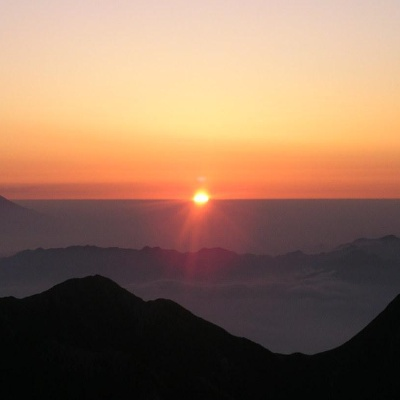
#> input picture paletteNet/datasets/refined_img/img_4299.jpg, 400 x 400 px; its folder holds only this picture in this run
$ jupyter execute 02_imgtopalette.ipynb
#> lines starting #> are read from the running program, lines starting #| are printed output that depends on the picture
[cell 1]
srcimgfolder="./datasets/refined_img/"

[cell 2]
import cv2
import os
import pandas as pd
import numpy as np

# 폴더 경로 설정
folder_path = srcimgfolder


# RGB 색상 값을 16진수 색상 코드로 변환하는 함수
def rgb_to_hex(rgb):
    hex_code = "#{:02x}{:02x}{:02x}".format(int(rgb[0]), int(rgb[1]), int(rgb[2]))
    return hex_code

# 이미지에서 색상정보 추출 함수
def extract_colors(image, num_colors):
    # BGR 이미지를 RGB로 변환
    rgb_image = cv2.cvtColor(image, cv2.COLOR_BGR2RGB)
    # 이미지를 1차원 배열로 변환
    pixels = rgb_image.reshape(-1, 3)
    # K-means 알고리즘을 사용하여 주요 색상 클러스터링
    criteria = (cv2.TERM_CRITERIA_EPS + cv2.TERM_CRITERIA_MAX_ITER, 10, 1.0)
    _, labels, centers = cv2.kmeans(pixels.astype(np.float32), num_colors, None, criteria, 10, cv2.KMEANS_RANDOM_CENTERS)
    # 추출된 색상 정보를 16진수 색상 코드로 변환
    hex_colors = [rgb_to_hex(color) for color in centers]
    return hex_colors

# 데이터프레임 생성을 위한 빈 리스트 생성
data = []

# 폴더 내 이미지 파일 순회
for filename in os.listdir(folder_path):
    if filename.endswith(".jpg") or filename.endswith(".png"):

        image_path = os.path.join(folder_path, filename)
        image = cv2.imread(image_path)
#> image is the input picture: shape (400, 400, 3); mean B, G, R 91.8, 113.9, 146.7
        colors = extract_colors(image, 6)
#> in extract_colors, `_, labels, centers = cv2.kmeans(pixels.astype(np.float32), num_colors,..`: centers = [[152.6, 80.57, 75.07], [7.04, 7.66, 7.05], [246, 213.5, 176.8], [241.6, 138.6, 85.64], [254, 197.6, 124.3], [69.88, 55.32, 61.37]]
#> in extract_colors, `hex_colors = [rgb_to_hex(color) for color in centers]`: hex_colors = ['#98504b', '#070707', '#f5d5b0', '#f18a55', '#fdc57c', '#45373d']
#> colors has the same summary as hex_colors in extract_colors
        data.append([filename, colors])
        print(filename)

# 데이터프레임 생성
df = pd.DataFrame(data,columns=["imgname","hexcode"])
#> df = table of 1 rows and 2 columns

# 결과 출력
print(df)
#> (printed output is left out)

[cell 3]
df.to_csv("./datasets/dataset.csv")

numpy배열 색상표로 만들어보기

[cell 4]
import numpy as np
import matplotlib.pyplot as plt

palette = np.array([[58, 65, 39],
                    [135, 127, 77],
                    [89, 154, 186],
                    [187, 219, 223],
                    [47, 108, 133],
                    [128, 189, 214]])

palette = palette[np.newaxis, :, :]  # 차원 추가: (6, 1, 3)

plt.imshow(palette)
plt.axis('off')
plt.show()
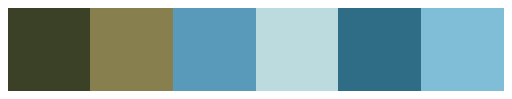
#> figure drawn by matplotlib, 1 panel
